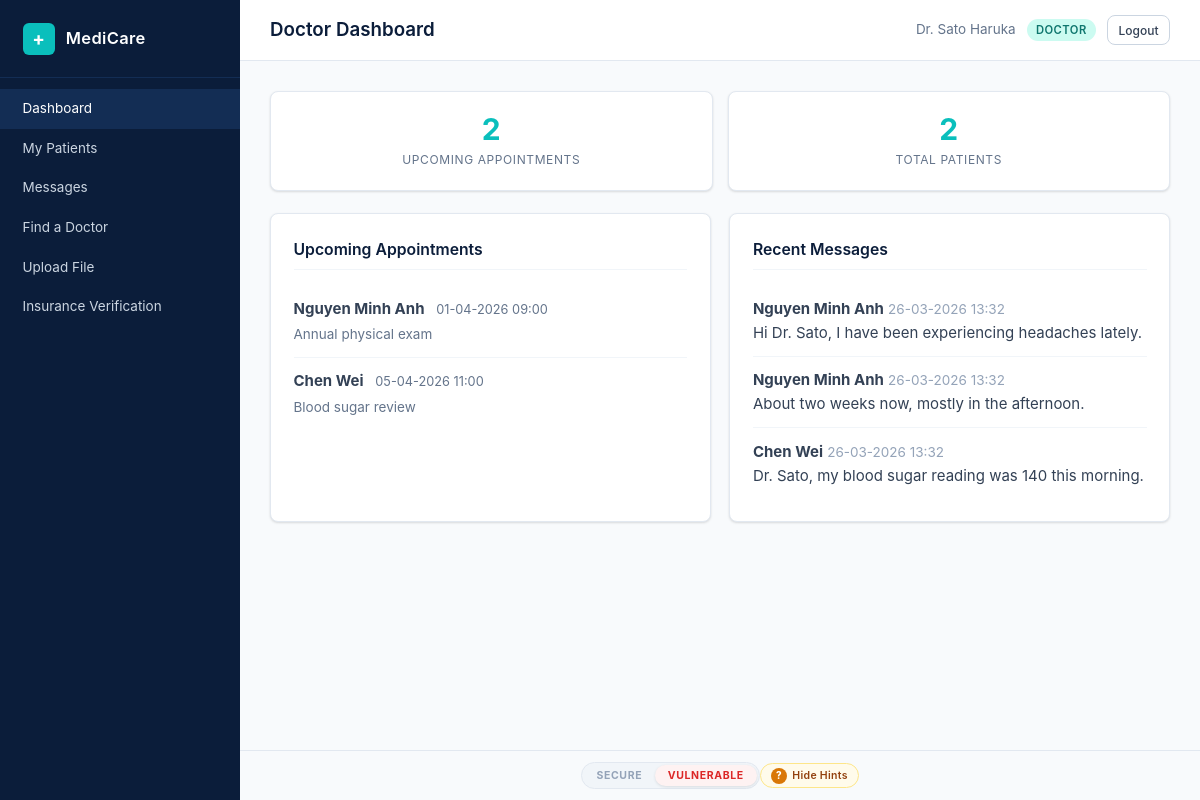
Screenshot of /doctor/dashboard.php (signed in) with the database file from the repository.
### tables this page shows
CREATE TABLE appointments (
    id INT AUTO_INCREMENT PRIMARY KEY,
    patient_id INT NOT NULL,
    doctor_id INT NOT NULL,
    datetime DATETIME NOT NULL,
    status ENUM('scheduled','completed','cancelled') DEFAULT 'scheduled',
    notes TEXT,
    FOREIGN KEY (patient_id) REFERENCES users(id) ON DELETE CASCADE,
    FOREIGN KEY (doctor_id) REFERENCES users(id) ON DELETE CASCADE
);

CREATE TABLE users (
    id INT AUTO_INCREMENT PRIMARY KEY,
    name VARCHAR(100) NOT NULL,
    email VARCHAR(150) NOT NULL UNIQUE,
    password VARCHAR(255) NOT NULL,
    role ENUM('patient','doctor','admin') NOT NULL DEFAULT 'patient',
    created_at TIMESTAMP DEFAULT CURRENT_TIMESTAMP
);

CREATE TABLE messages (
    id INT AUTO_INCREMENT PRIMARY KEY,
    sender_id INT NOT NULL,
    receiver_id INT NOT NULL,
    body TEXT NOT NULL,
    sent_at TIMESTAMP DEFAULT CURRENT_TIMESTAMP,
    FOREIGN KEY (sender_id) REFERENCES users(id) ON DELETE CASCADE,
    FOREIGN KEY (receiver_id) REFERENCES users(id) ON DELETE CASCADE
);

### config.php (called while the page is built, shortened)
<?php
function esc(string $value): string {
    return htmlspecialchars($value, ENT_QUOTES, 'UTF-8');
}
function fmtDate(string $datetime): string {
    return date('d-m-Y H:i', strtotime($datetime));
}

### doctor/dashboard.php (the view, shortened to what this page needs)
<?php
require_once __DIR__ . '/../config.php';
require_once __DIR__ . '/../helpers.php';
$conn = getDB();
$doctorId = currentUserId();
$stmt = $conn->prepare(
    "SELECT a.*, u.name AS patient_name FROM appointments a
     JOIN users u ON a.patient_id = u.id
     WHERE a.doctor_id = ? AND a.status = 'scheduled'
     ORDER BY a.datetime ASC LIMIT 10"
);
$stmt->execute([$doctorId]);
$upcoming = $stmt->fetchAll();
$stmt = $conn->prepare(
    "SELECT m.*, u.name AS sender_name FROM messages m
     JOIN users u ON m.sender_id = u.id
     WHERE m.receiver_id = ? ORDER BY m.sent_at DESC LIMIT 5"
);
$stmt->execute([$doctorId]);
$recentMessages = $stmt->fetchAll();
$patientCount = $conn->prepare(
    "SELECT COUNT(DISTINCT patient_id) FROM appointments WHERE doctor_id = ?"
);
$patientCount->execute([$doctorId]);
$totalPatients = (int)$patientCount->fetchColumn();
?>
<div class="stats-row">
    <div class="stat-card">
        <span class="stat-number"><?= count($upcoming) ?></span>
        <span class="stat-label">Upcoming Appointments</span>
    </div>
    <div class="stat-card">
        <span class="stat-number"><?= $totalPatients ?></span>
        <span class="stat-label">Total Patients</span>
    </div>
</div>
<div class="dashboard-grid">
    <div class="card">
        <h2 class="card-title">Upcoming Appointments</h2>
        <?php foreach ($upcoming as $appt): ?>
            <div class="list-item">
                <strong><?= esc($appt['patient_name']) ?></strong>
                <span class="list-item-date"><?= fmtDate($appt['datetime']) ?></span>
                <p class="list-item-note"><?= esc($appt['notes'] ?? '') ?></p>
            </div>
        <?php endforeach; ?>
    </div>
    <div class="card">
        <h2 class="card-title">Recent Messages</h2>
        <?php foreach ($recentMessages as $msg): ?>
            <div class="list-item">
                <strong><?= esc($msg['sender_name']) ?></strong>
                <span class="text-muted"><?= fmtDate($msg['sent_at']) ?></span>
                <p><?= esc($msg['body']) ?></p>
            </div>
        <?php endforeach; ?>
    </div>
</div>

### assets/style.css (style rules this page uses)
*, *::before, *::after { margin: 0; padding: 0; box-sizing: border-box; }
:root { --navy: #0B1D3A; --navy-light: #132D54; --navy-dark: #071429; --teal: #0ABFBC; --teal-dark: #089E9B; --white: #FFFFFF; --gray-50: #F8FAFC; --gray-100: #F1F5F9; --gray-200: #E2E8F0; --gray-300: #CBD5E1; --gray-400: #94A3B8; --gray-500: #64748B; --gray-700: #334155; --red: #EF4444; --red-bg: #FEF2F2; --green: #22C55E; --green-bg: #F0FDF4; --amber: #F59E0B; --amber-bg: #FFFBEB; --blue: #3B82F6; --radius: 8px; --shadow: 0 1px 3px rgba(0,0,0,0.08), 0 1px 2px rgba(0,0,0,0.06); --shadow-md: 0 4px 6px rgba(0,0,0,0.07), 0 2px 4px rgba(0,0,0,0.06); --sidebar-width: 240px; --font: -apple-system, BlinkMacSystemFont, "Segoe UI", system-ui, sans-serif; }
html { font-size: 15px; }
body { font-family: var(--font); background: var(--gray-50); color: var(--gray-700); line-height: 1.6; min-height: 100vh; }
.card { background: var(--white); border: 1px solid var(--gray-200); border-radius: var(--radius); padding: 1.5rem; margin-bottom: 1.25rem; box-shadow: var(--shadow); }
.card-title { font-size: 1.05rem; font-weight: 600; color: var(--navy); margin-bottom: 1rem; padding-bottom: 0.5rem; border-bottom: 1px solid var(--gray-100); }
.dashboard-grid { display: grid; grid-template-columns: repeat(auto-fit, minmax(340px, 1fr)); gap: 1.25rem; }
.dashboard-grid .card { margin-bottom: 0; }
.stats-row { display: flex; gap: 1rem; margin-bottom: 1.5rem; flex-wrap: wrap; }
.stat-card { background: var(--white); border: 1px solid var(--gray-200); border-radius: var(--radius); padding: 1.25rem 1.5rem; flex: 1; min-width: 140px; text-align: center; box-shadow: var(--shadow); }
.stat-number { display: block; font-size: 2rem; font-weight: 700; color: var(--teal); line-height: 1.2; }
.stat-label { font-size: 0.8rem; color: var(--gray-500); text-transform: uppercase; letter-spacing: 0.05em; }
.list-item { padding: 0.75rem 0; border-bottom: 1px solid var(--gray-100); }
.list-item:last-child { border-bottom: none; }
.list-item-date { font-size: 0.85rem; color: var(--gray-500); margin-left: 0.5rem; }
.list-item-note { font-size: 0.9rem; color: var(--gray-500); margin-top: 0.25rem; }
.text-muted { color: var(--gray-400); font-size: 0.9rem; }

### rows the page displays
appointments: patient.name "Nguyen Minh Anh", datetime "01-04-2026 09:00", notes "Annual physical exam"
appointments: patient.name "Chen Wei", datetime "05-04-2026 11:00", notes "Blood sugar review"
messages: sender.name "Nguyen Minh Anh", sent_at "26-03-2026 13:32", body "Hi Dr. Sato, I have been experiencing headaches lately."
messages: sender.name "Nguyen Minh Anh", sent_at "26-03-2026 13:32", body "About two weeks now, mostly in the afternoon."
messages: sender.name "Chen Wei", sent_at "26-03-2026 13:32", body "Dr. Sato, my blood sugar reading was 140 this morning."

### other values shown
$item['label'] "Dashboard"
$item['label'] "My Patients"
$item['label'] "Messages"
$item['label'] "Find a Doctor"
$item['label'] "Upload File"
$item['label'] "Insurance Verification"
$title "Doctor Dashboard"
$name "Dr. Sato Haruka"
$role "DOCTOR"
count($upcoming) "2"
$totalPatients "2"
